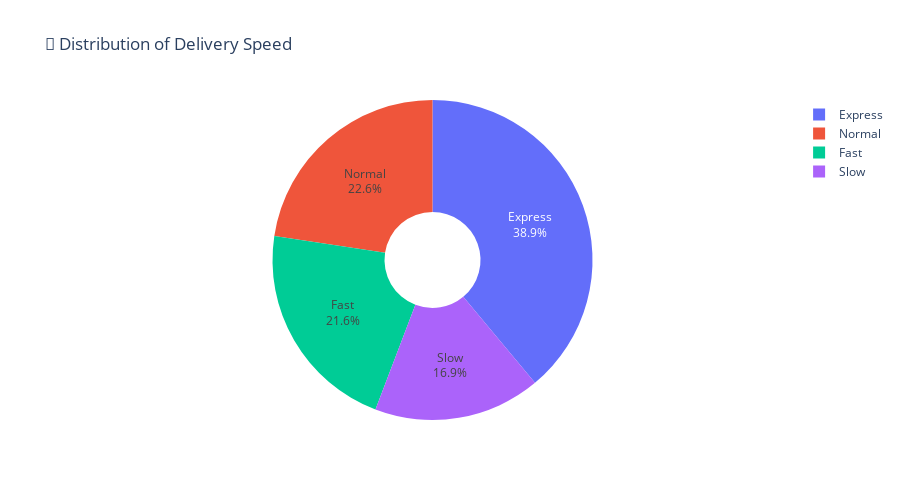

The cell this chart's notebook holds for it:
### Code cell
# Delivery speed analysis
delivery_stats = df.groupby('DeliverySpeed').agg({
    'OrderID': 'count',
    'Total': 'mean',
    'DeliveryDays': 'mean'
}).reset_index()

delivery_stats.columns = ['Delivery Speed', 'Orders', 'Avg Revenue', 'Avg Days']

print("📦 Delivery Speed Analysis:")
print(delivery_stats)

# Pie chart
fig = px.pie(
    delivery_stats,
    values='Orders',
    names='Delivery Speed',
    title='🚚 Distribution of Delivery Speed',
    template='plotly_white',
    hole=0.3
)

fig.update_traces(textposition='inside', textinfo='percent+label')
fig.update_layout(height=500)
fig.show()

### Figure 1 — Plotly figure (JSON) as saved in the notebook; plotly's stock layout.template omitted (floating-point values rounded to 4 significant figures)
{"data": [{"domain": {"x": [0, 1], "y": [0, 1]}, "hole": 0.3, "hovertemplate": "Delivery Speed=%{label}<br>Orders=%{value}<extra></extra>", "labels": ["Express", "Fast", "Normal", "Slow"], "legendgroup": "", "name": "", "showlegend": true, "textinfo": "percent+label", "textposition": "inside", "type": "pie", "values": [236384, 131168, 137173, 102403]}], "layout": {"height": 500, "legend": {"tracegroupgap": 0}, "title": {"text": "🚚 Distribution of Delivery Speed"}}}
